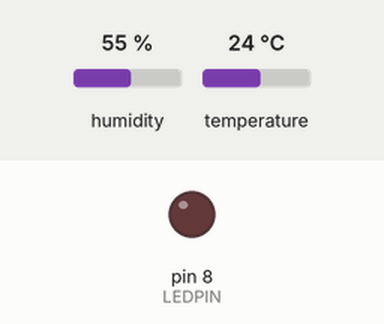
This program was run on a simulated Arduino Uno, built with avr-gcc and run on an emulated ATmega328P. Parts: output pins drawn as LEDs (lit = HIGH). The test bench sets the inputs (shaded band); at power-on: temperature 24 °C, humidity 55 %. What the program prints to the serial monitor is not drawn.

Above: at 4.8 s.
4.9 s: temperature set to 29 °C
7.9 s: temperature set to 32 °C
At 8.8 s:
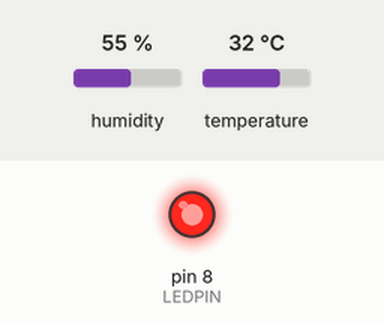
10.9 s: temperature set to 12 °C
At 12.9 s:
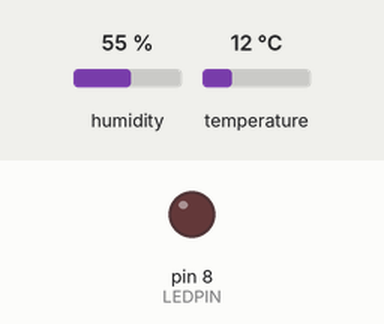
13.9 s: temperature set to 33 °C
At 15.1 s:
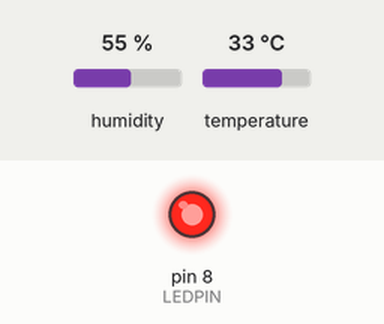
Timing chart, 0 to 16.9 s (numbered marks = the images above; inputs shaded):
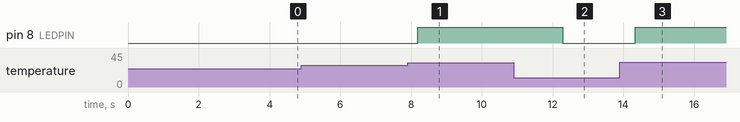

Measured:
- the behaviour switches between 30 and 31 °C on temperature (found by bisection; images 0 and 1)
- after the input at 4.9 s, every drawn part: stays the same
- after the input at 7.9 s, pin 8 (LEDPIN): LOW → HIGH after 0.29 s
- after the input at 10.9 s, pin 8 (LEDPIN): HIGH → LOW after 1.4 s
- after the input at 13.9 s, pin 8 (LEDPIN): LOW → HIGH after 0.44 s

The program:

main.cpp
```cpp
#include <DHT.h>
#include <SoftwareSerial.h>

#define DHTPIN 2          // DHT11 data pin
#define DHTTYPE DHT11
#define LEDPIN 8          // LED indicator pin
#define TEMP_THRESHOLD 30 // Threshold temperature in Celsius

DHT dht(DHTPIN, DHTTYPE);

// Use pins 10 (TX) and 11 (RX) for SoftwareSerial to ESP8266
SoftwareSerial esp8266(10, 11);

void setup() {
  Serial.begin(9600);
  esp8266.begin(9600); // ESP8266 default baud rate
  dht.begin();
  pinMode(LEDPIN, OUTPUT);

  Serial.println("System started");
}

void loop() {
  delay(2000); // Delay between sensor reads

  float temp = dht.readTemperature(); // Celsius

  if (isnan(temp)) {
    temp = 31;
  }

  Serial.print("Temperature: ");
  Serial.print(temp);
  // For the degree symbol, it's better to use (char)248 for wider terminal compatibility
  // or simply " deg C" if UTF-8 display is inconsistent.
  // The "Â°C" often results from a UTF-8 degree symbol being misinterpreted.
  // If your serial monitor correctly displays UTF-8, then "°C" is fine.
  // Serial.println(" Â°C"); // Original
  Serial.print(" ");
  Serial.write(248); // Degree symbol in many extended ASCII sets
  Serial.println("C");


  // Send data to ESP8266 (e.g., to local server or just monitor)
  esp8266.print("Temperature: ");
  esp8266.print(temp);
  // esp8266.println(" Â°C"); // Original
  esp8266.print(" ");
  esp8266.write(248); // Degree symbol
  esp8266.println("C");


  // LED Control
  if (temp > TEMP_THRESHOLD) {
    digitalWrite(LEDPIN, HIGH);
  } else {
    digitalWrite(LEDPIN, LOW);
  } // Cleaned this line - ensure only regular spaces or tabs are here
}
```
